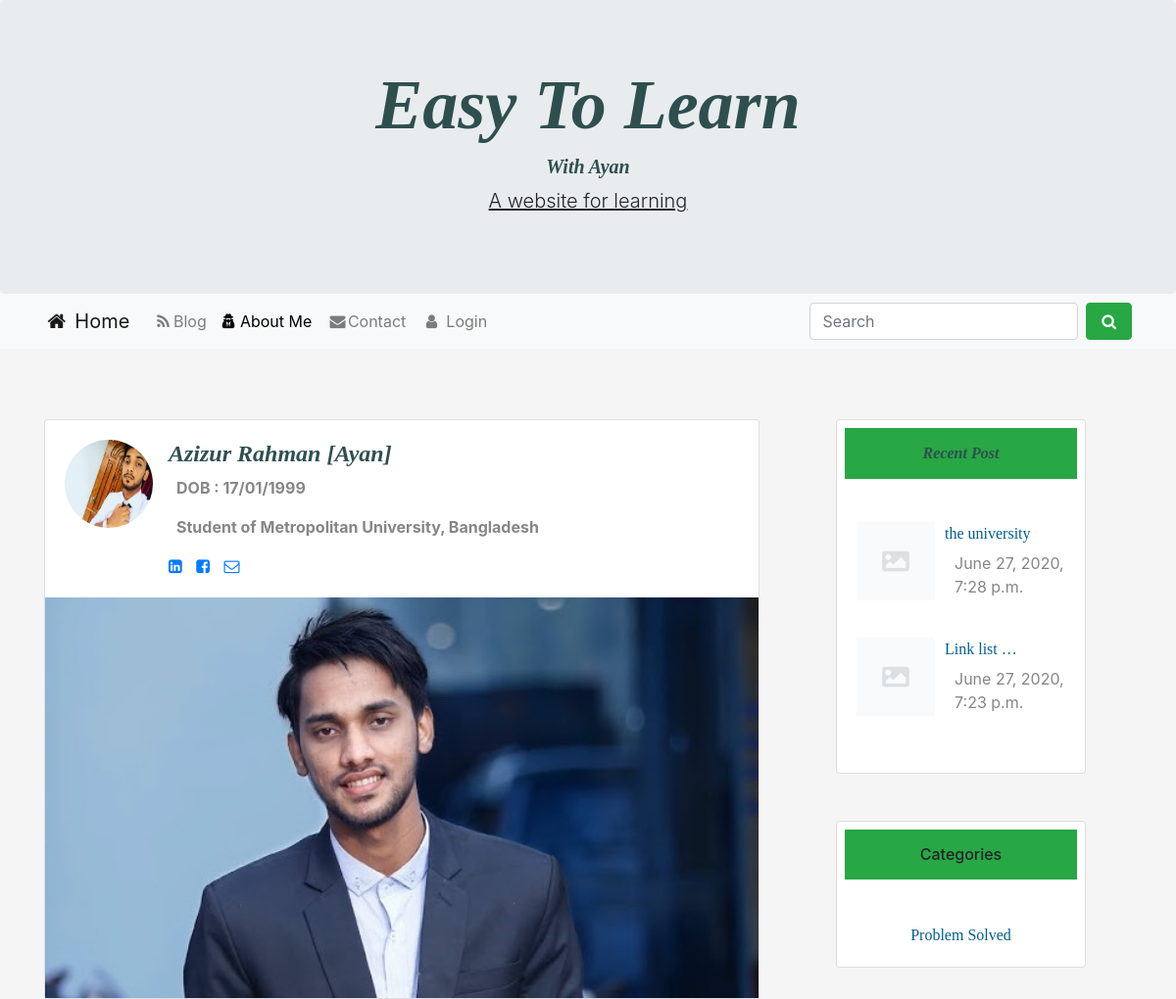
Page /aboutMe/ (upper part) on the earlier database version.
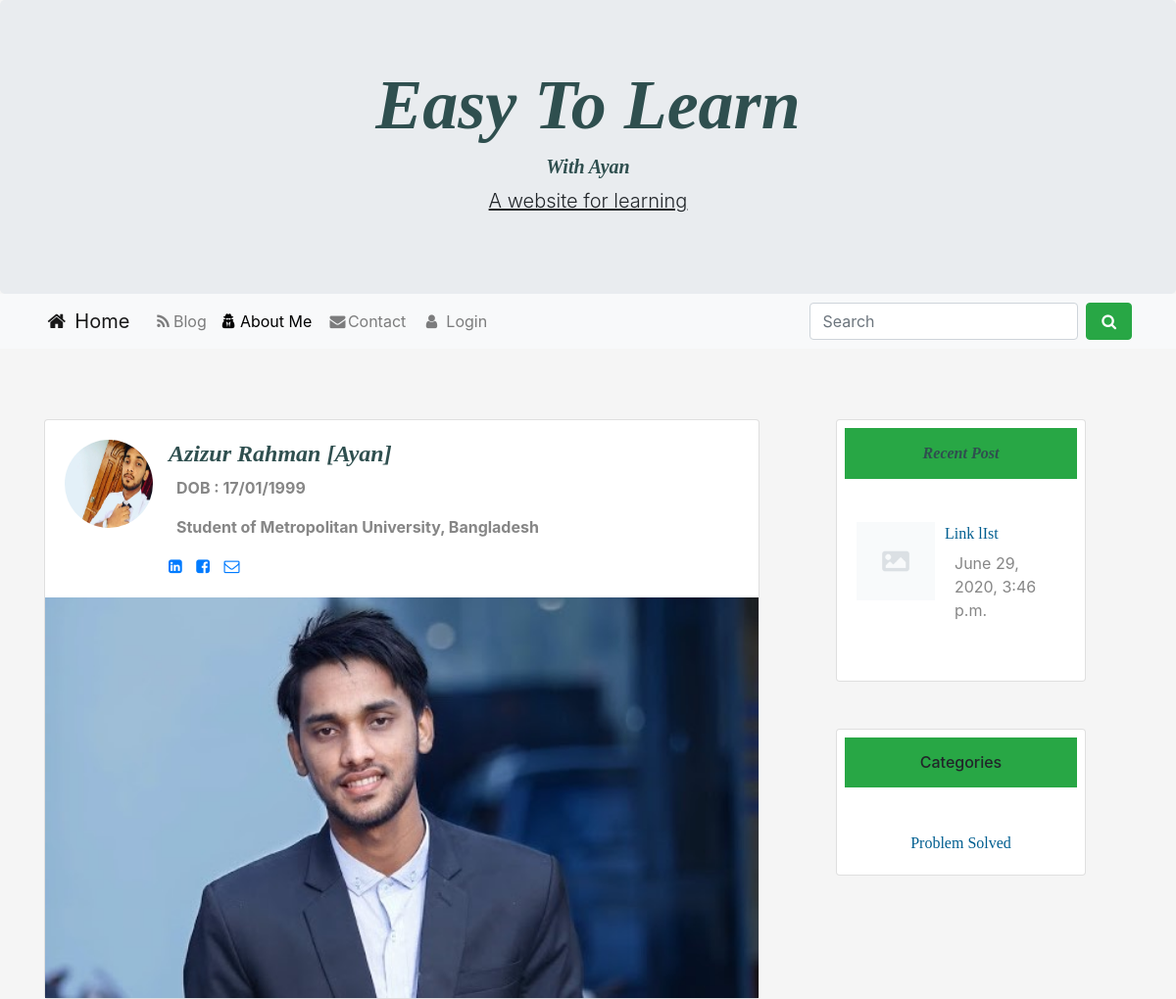
Same page on the later database version.
### home/models.py (models this page shows, shortened)
class Post(models.Model):
    category = models.ForeignKey(Category, on_delete=models.CASCADE)
    postAuthor = models.CharField(max_length=200)
    postId = models.AutoField(primary_key=True, auto_created=True)
    postTitle = models.CharField(max_length=200)
    postTimeDate = models.DateTimeField(auto_now_add=True, auto_now=False, blank=True)
    postInC = models.TextField()
    postInCplus = models.TextField()
    postInPython = models.TextField()
    postDescriptions = models.TextField()
    postUrl = models.TextField(blank=True)
    postImage = models.ImageField(blank=True, null=True)
    views = models.IntegerField(default=0)
    def get_photo_url(self):
        if self.postImage and hasattr(self.postImage, 'url'):
            return self.postImage.url
        else:
            return "/static/no.png"

class Category(models.Model):
    category = models.CharField(max_length=200, primary_key=True)

### home/views.py (the view)
# urls.py: path('aboutMe/', views.aboutMe, name='aboutMe'),
def aboutMe(request):
    Recent = Post.objects.all().order_by('-postTimeDate')[0:3]
    cat = Category.objects.all()[0:3]
    context = {'RecentPost': Recent,
               'Categories': cat, }
    return render(request, 'aboutMe.html', context)

### templates/aboutMe.html (shortened to what this page needs)
{% extends 'base.html' %}
{% load static %}
{% block aboutActive %}active{% endblock aboutActive %}
 {% block body %}
  <div class="row">
     <div class="col-sm-8 mb-5">
<div class="card promoting-card">
  <div class="card-body d-flex flex-row">
    <img src="{% static 'ayan2.jpg' %}" class="rounded-circle mr-3" height="90px" width="90px" alt="avatar">
    <div>
      <h4 class="card-title font-weight-bold mb-2" id="heading">Azizur Rahman [Ayan]</h4>
      <p class="card-text time"><i class="far fa-clock pr-2"></i>DOB : 17/01/1999</p>
      <p class="card-text time"><i class="far fa-clock pr-2"></i> Student of Metropolitan University, Bangladesh</p>
    <a href="https://www.linkedin.com/in/azizur-rahman-720636165"  class="btn-floating btn-small btn-fb"><i class="fa fa-linkedin-square

"></i></a>
    <a href="https://www.facebook.com/imayanchy/" class="btn-floating btn-small btn-tw" style="padding:10px;"><i class="fa fa-facebook-square

"></i></a>
<a href="mailto:aaziz9642@gmail.com"  class="btn-floating btn-small btn-dribbble"><i class="fa fa-envelope-o"></i></a>
    </div>
  </div>
  <div class="view overlay">
    <img class="card-img-top rounded-0" src="{% static 'aya.jpeg' %}" alt="Card image cap">
  </div>
</div>
     </div>
  <div class="col-sm-3 ml-lg-5">
<div class="card promoting-card">
<h6 class="bg-success m-2  p-3 text-center" id="heading">Recent Post</h6>
 <div class="card-body">
                        <div class="mt-3">
                             {% for post in RecentPost%}
                            <img style="float:left;" class="d-inline-block" src="{{ post.get_photo_url }}" height=80;
                                width=80; alt="abc">
                            <a href="{% url 'readMore' post.postId %}">
                                <p  style="margin-left:90px;" class="text-style">
                                    {{ post.postTitle |truncatewords:2 }}
                                </p>
                            </a>
                            <p style="margin-left:100px; margin-top:-10px;" class="description">{{ post.postTimeDate }}</p>
                            <br>
                             {% endfor %}
                        </div>
                    </div>
</div>
<div class="card promoting-card mt-5">
<h6 class="bg-success m-2 p-3 text-center " id="heading ">Categories</h6>
  <div class="card-body">
                        <div class="mt-3 text-center">
                             {% for cat in Categories%}
                            <a class="text-style" href="#"> {{cat.category}} </a><br>
                             {% endfor %}
                        </div>
                    </div>
</div>
  </div>
  </div>
{% endblock body %}

Differences in the rows shown:
removed Post: postTitle "the university", postTimeDate "June 27, 2020, 7:28 p.m."
removed Post: postTitle "Link list …", postTimeDate "June 27, 2020, 7:23 p.m."
added Post: postTitle "Link lIst", postTimeDate "June 29, 2020, 3:46 p.m."
